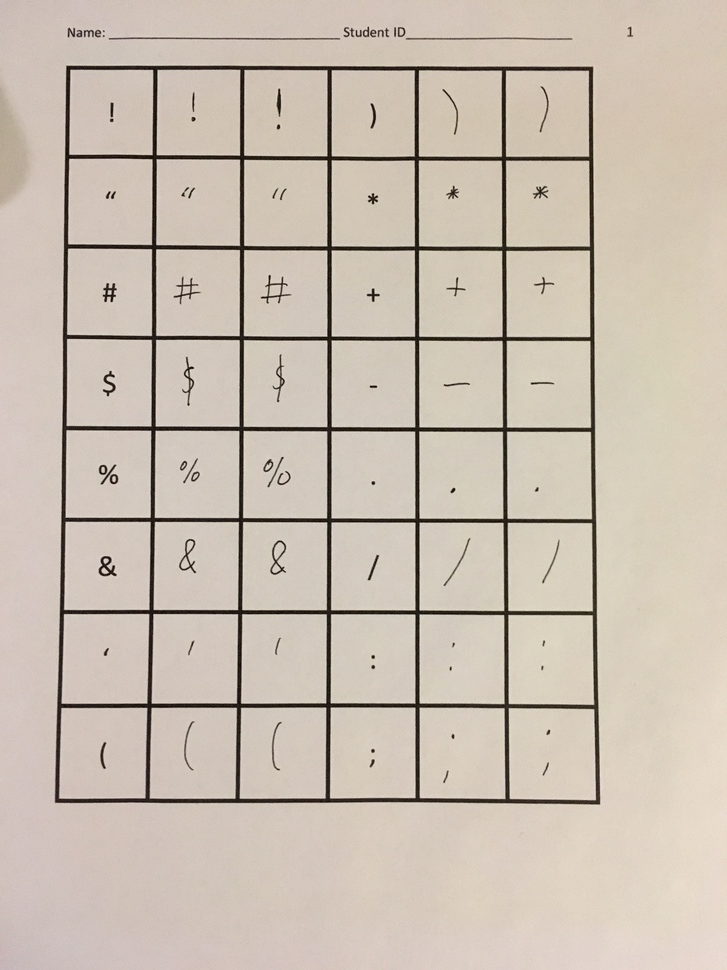
#> input picture dataprocessing/Example.JPG, 727 x 970 px, shrunk from 3024 x 4032 before the run
$ python -i line_processor.py   (imports and definitions only)
#> lines starting #> are read from the running program, lines starting #| are printed output that depends on the picture; after the words box and inside, x2 and y2 are one past the last pixel; in counts of white or black regions, pixels touching at a corner belong together
"""
Taken from https://stackoverflow.com/questions/45531074/how-to-merge-lines-after-houghlinesp
"""

import cv2
import numpy as np
import math
import matplotlib.image as mpimg

def get_lines(lines_in):
    if cv2.__version__ < '3.0':
        return lines_in[0]
    return [l[0] for l in lines_in]


def process_lines(image_src):
#> called with image_src = 'Example.JPG'
    img = cv2.imread(image_src)
#> img is the input picture: shape (970, 727, 3); mean B, G, R 177.6, 190.6, 202.1
    gray = cv2.cvtColor(img,cv2.COLOR_BGR2GRAY)
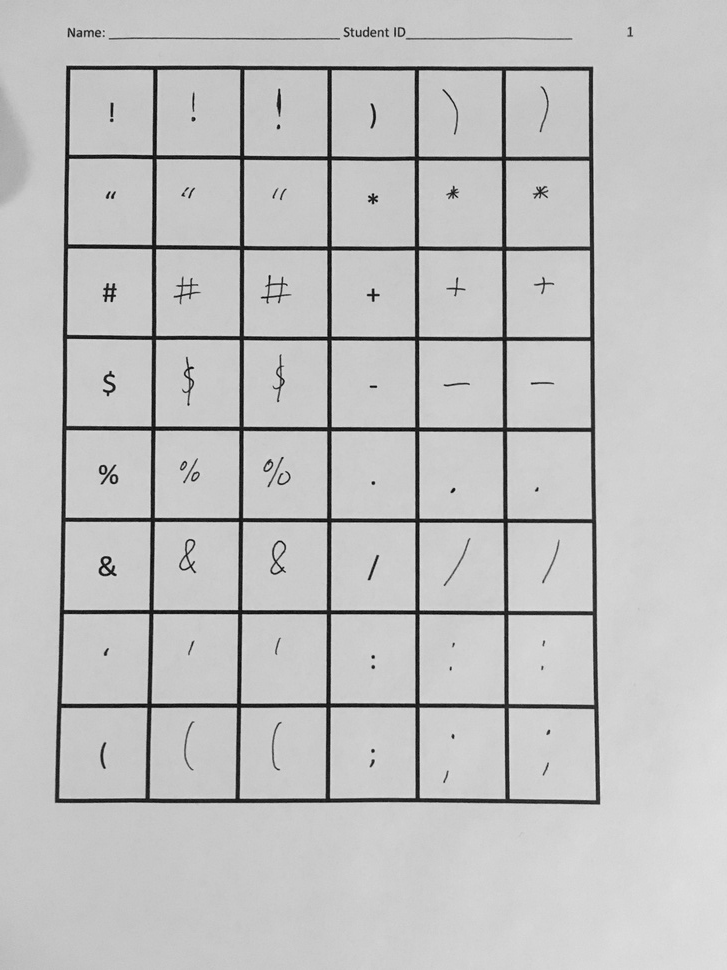
#> gray: shape (970, 727); min 3, max 229, mean 192.6

    ret, thresh1 = cv2.threshold(gray,127,255,cv2.THRESH_BINARY)
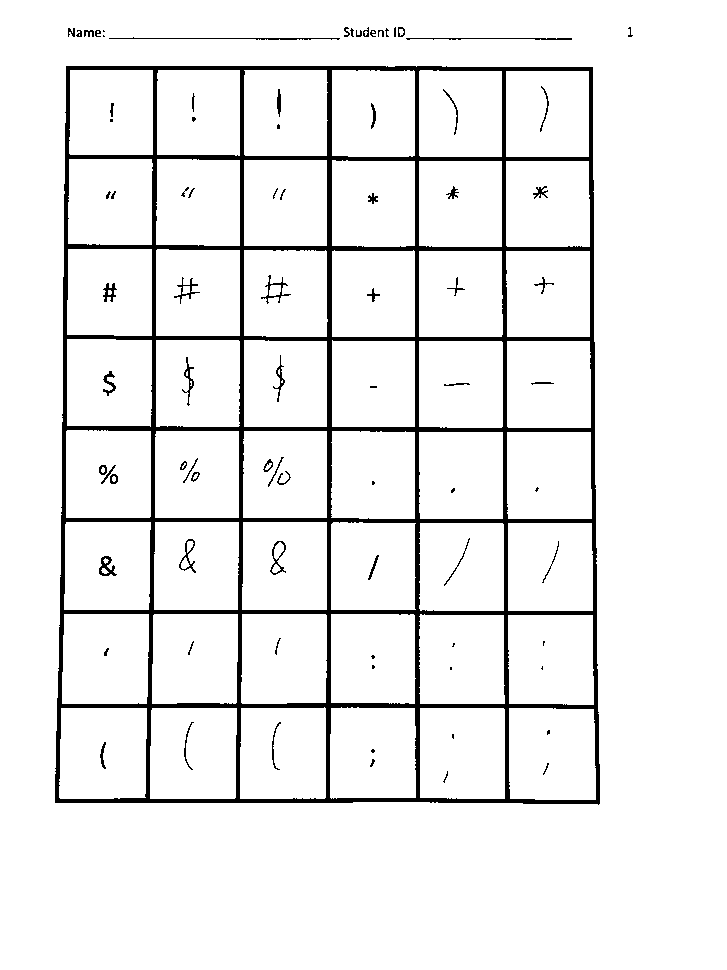
#> thresh1: shape (970, 727); 93.6% white; 85 black regions (24 under 20 px), largest, box (x1, y1, x2, y2) and area: (55, 66, 600, 805) 40640, (109, 37, 340, 40) 279, (406, 38, 572, 40) 213

    thresh1 = cv2.bitwise_not(thresh1)

    edges = cv2.Canny(thresh1, threshold1=50, threshold2=200, apertureSize = 3)
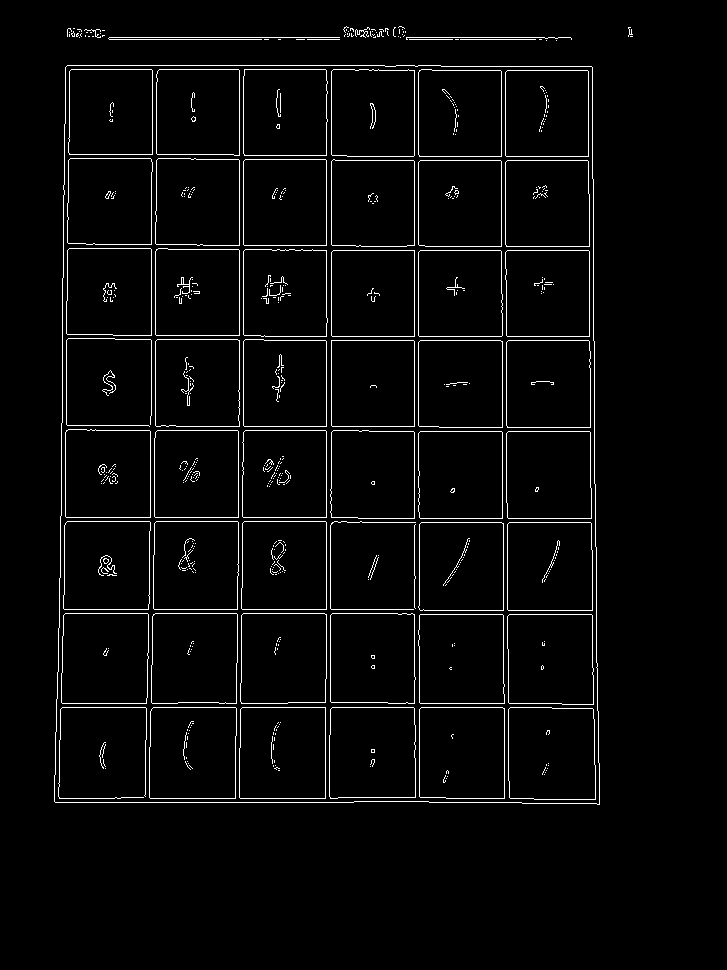
#> edges: shape (970, 727); 3.2% white in thin lines or dots, all inside (x1, y1, x2, y2) = (54, 26, 633, 805)

    lines = cv2.HoughLinesP(thresh1, rho=1, theta=np.pi/180, threshold=50,
                            minLineLength=50, maxLineGap=30)
#> lines = 109 rows, first 6: [328, 802, 328, 38], [416, 801, 416, 38], [330, 733, 330, 38], [418, 801, 418, 38], [505, 802, 505, 38], [58, 802, 69, 119]

    # l[0] - line; l[1] - angle
    for line in get_lines(lines):
        leftx, boty, rightx, topy = line
        cv2.line(img, (leftx, boty), (rightx,topy), (0,0,255), 6)
#> this loop made 109 passes
#> (leftx, boty, rightx, topy) on passes 1 to 12: (328, 802, 328, 38), (416, 801, 416, 38), (330, 733, 330, 38), (418, 801, 418, 38), (505, 802, 505, 38), (58, 802, 69, 119), (327, 802, 327, 38), (241, 707, 241, 38), (415, 801, 415, 38), (329, 802, 329, 38), (240, 746, 240, 38), (56, 802, 69, 66)
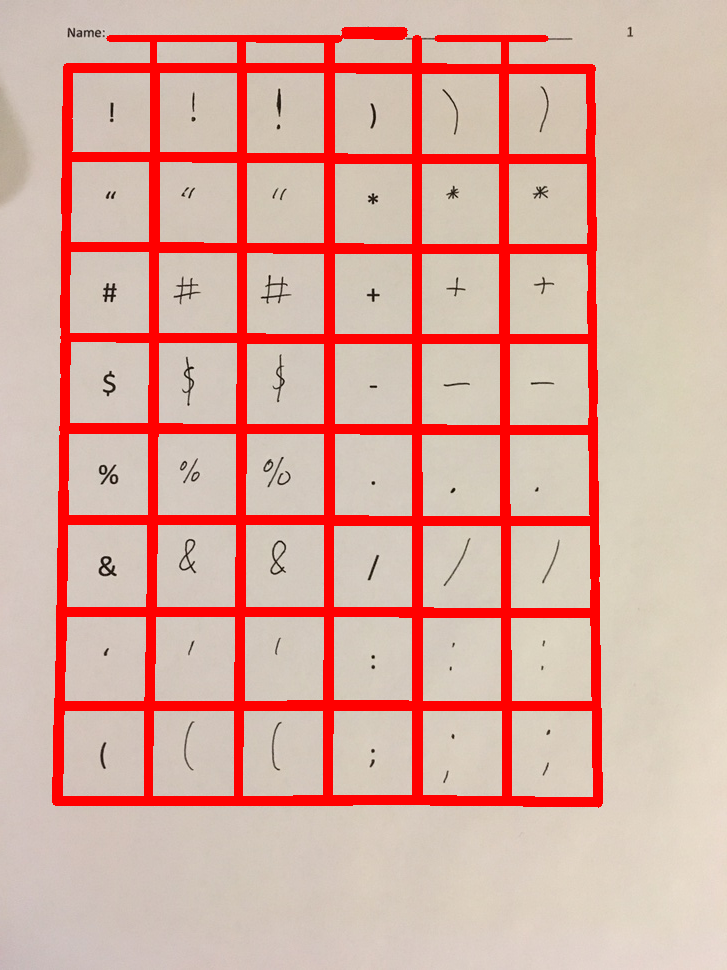
#> img: shape (970, 727, 3); 14.22% of pixels changed, all inside (x1, y1, x2, y2) = (52, 27, 603, 808)

    # merge lines

    #------------------
    # prepare
    _lines = []
    for _line in get_lines(lines):
        _lines.append([(_line[0], _line[1]),(_line[2], _line[3])])
#> this loop made 109 passes

    # sort
    _lines_x = []
    _lines_y = []
    for line_i in _lines:
        orientation_i = math.atan2((line_i[0][1]-line_i[1][1]),(line_i[0][0]-line_i[1][0]))
        if (abs(math.degrees(orientation_i)) > 45) and abs(math.degrees(orientation_i)) < (90+45):
            _lines_y.append(line_i)
        else:
            _lines_x.append(line_i)
#> this loop made 109 passes
#> (line_i, orientation_i) on passes 1 to 12: ([(328, 802), (328, 38)], 1.57), ([(416, 801), (416, 38)], 1.57), ([(330, 733), (330, 38)], 1.57), ([(418, 801), (418, 38)], 1.57), ([(505, 802), (505, 38)], 1.57), ([(58, 802), (69, 119)], 1.59), ([(327, 802), (327, 38)], 1.57), ([(241, 707), (241, 38)], 1.57), ([(415, 801), (415, 38)], 1.57), ([(329, 802), (329, 38)], 1.57), ([(240, 746), (240, 38)], 1.57), ([(56, 802), (69, 66)], 1.59)
#> orientation_i on passes 61 to 66: 3.14, 3.14, 1.57, 1.59, 1.57, 3.14

    _lines_x = sorted(_lines_x, key=lambda _line: _line[0][0])
    _lines_y = sorted(_lines_y, key=lambda _line: _line[0][1])

    merged_lines_x = merge_lines_pipeline_2(_lines_x)
#> the loop in merge_lines_pipeline_2, `for line in lines:` made 57 passes
#> line on passes 2 to 13: [(55, 800), (597, 800)], [(55, 801), (597, 801)], [(57, 707), (597, 707)], [(57, 704), (596, 704)], [(57, 705), (596, 705)], [(57, 706), (596, 706)], [(57, 802), (352, 802)], [(60, 613), (595, 613)], [(60, 612), (594, 612)], [(60, 611), (594, 611)], [(60, 610), (433, 610)], [(62, 429), (594, 429)]
#> line on pass 1: [(55, 799), (534, 799)]
#> the loop in merge_lines_pipeline_2, `for group in super_lines:` made 9 passes
    merged_lines_y = merge_lines_pipeline_2(_lines_y)
#> the loop in merge_lines_pipeline_2 (call 2), `for line in lines:` made 52 passes
#> line on passes 1 to 12: [(589, 70), (594, 403)], [(590, 70), (593, 246)], [(591, 71), (592, 134)], [(589, 129), (596, 576)], [(64, 213), (66, 70)], [(590, 233), (599, 803)], [(156, 245), (156, 70)], [(590, 291), (598, 804)], [(63, 327), (67, 70)], [(502, 341), (502, 70)], [(63, 373), (68, 70)], [(591, 418), (597, 803)]
#> the loop in merge_lines_pipeline_2 (call 2), `for group in super_lines:` made 7 passes

    merged_lines_all = []
    merged_lines_all.extend(merged_lines_x)
    merged_lines_all.extend(merged_lines_y)
    img_merged_lines = cv2.imread(image_src)
    for line in merged_lines_all:
        cv2.line(img_merged_lines, (line[0][0], line[0][1]), (line[1][0],line[1][1]), (0,0,255), 6)
#> this loop made 16 passes
#> line on passes 1 to 12: [(55, 799), (597, 802)], [(57, 707), (597, 707)], [(60, 613), (595, 613)], [(62, 429), (594, 431)], [(62, 519), (595, 519)], [(63, 338), (593, 339)], [(64, 248), (593, 250)], [(65, 157), (592, 160)], [(66, 68), (592, 70)], [(589, 70), (598, 804)], [(69, 66), (59, 802)], [(153, 38), (148, 802)]
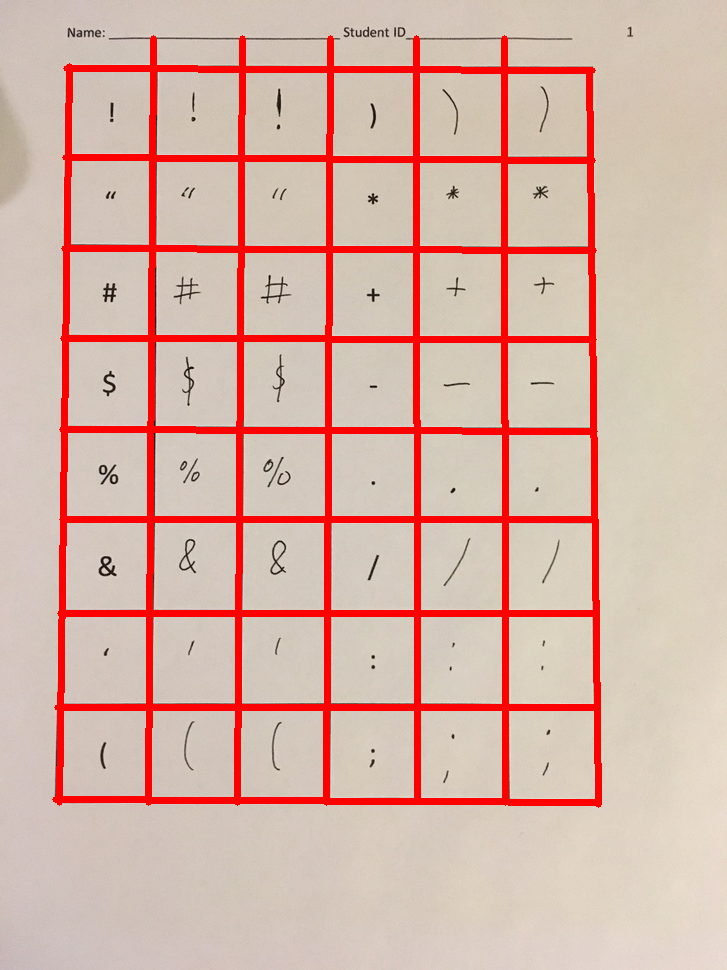
#> img_merged_lines: shape (970, 727, 3); 9.65% of pixels changed, all inside (x1, y1, x2, y2) = (52, 35, 602, 808)

    return merged_lines_all

def merge_lines_pipeline_2(lines):
    super_lines_final = []
    super_lines = []
    min_distance_to_merge = 30
    min_angle_to_merge = 30

    for line in lines:
        create_new_group = True
        group_updated = False

        for group in super_lines:
            for line2 in group:
                if get_distance(line2, line) < min_distance_to_merge:
                    # check the angle between lines
                    orientation_i = math.atan2((line[0][1]-line[1][1]),(line[0][0]-line[1][0]))
                    orientation_j = math.atan2((line2[0][1]-line2[1][1]),(line2[0][0]-line2[1][0]))

                    if int(abs(abs(math.degrees(orientation_i)) - abs(math.degrees(orientation_j)))) < min_angle_to_merge:
                        #print("angles", orientation_i, orientation_j)
                        #print(int(abs(orientation_i - orientation_j)))
                        group.append(line)

                        create_new_group = False
                        group_updated = True
                        break

            if group_updated:
                break

        if (create_new_group):
            new_group = []
            new_group.append(line)

            for idx, line2 in enumerate(lines):
                # check the distance between lines
                if get_distance(line2, line) < min_distance_to_merge:
                    # check the angle between lines
                    orientation_i = math.atan2((line[0][1]-line[1][1]),(line[0][0]-line[1][0]))
                    orientation_j = math.atan2((line2[0][1]-line2[1][1]),(line2[0][0]-line2[1][0]))

                    if int(abs(abs(math.degrees(orientation_i)) - abs(math.degrees(orientation_j)))) < min_angle_to_merge:
                        #print("angles", orientation_i, orientation_j)
                        #print(int(abs(orientation_i - orientation_j)))

                        new_group.append(line2)

                        # remove line from lines list
                        #lines[idx] = False
            # append new group
            super_lines.append(new_group)


    for group in super_lines:
        super_lines_final.append(merge_lines_segments1(group))

    return super_lines_final

def merge_lines_segments1(lines, use_log=False):
    if(len(lines) == 1):
        return lines[0]

    line_i = lines[0]

    # orientation
    orientation_i = math.atan2((line_i[0][1]-line_i[1][1]),(line_i[0][0]-line_i[1][0]))

    points = []
    for line in lines:
        points.append(line[0])
        points.append(line[1])

    if (abs(math.degrees(orientation_i)) > 45) and abs(math.degrees(orientation_i)) < (90+45):

        #sort by y
        points = sorted(points, key=lambda point: point[1])

        if use_log:
            print("use y")
    else:

        #sort by x
        points = sorted(points, key=lambda point: point[0])

        if use_log:
            print("use x")

    return [points[0], points[len(points)-1]]

# https://docs.scipy.org/doc/scipy/reference/generated/scipy.spatial.distance.cdist.html
# https://stackoverflow.com/questions/32702075/what-would-be-the-fastest-way-to-find-the-maximum-of-all-possible-distances-betw
def lines_close(line1, line2):
    dist1 = math.hypot(line1[0][0] - line2[0][0], line1[0][0] - line2[0][1])
    dist2 = math.hypot(line1[0][2] - line2[0][0], line1[0][3] - line2[0][1])
    dist3 = math.hypot(line1[0][0] - line2[0][2], line1[0][0] - line2[0][3])
    dist4 = math.hypot(line1[0][2] - line2[0][2], line1[0][3] - line2[0][3])

    if (min(dist1,dist2,dist3,dist4) < 100):
        return True
    else:
        return False

def lineMagnitude (x1, y1, x2, y2):
    lineMagnitude = math.sqrt(math.pow((x2 - x1), 2)+ math.pow((y2 - y1), 2))
    return lineMagnitude

#Calc minimum distance from a point and a line segment (i.e. consecutive vertices in a polyline).
# https://nodedangles.wordpress.com/2010/05/16/measuring-distance-from-a-point-to-a-line-segment/
# http://paulbourke.net/geometry/pointlineplane/
def DistancePointLine(px, py, x1, y1, x2, y2):
    #http://local.wasp.uwa.edu.au/~pbourke/geometry/pointline/source.vba
    LineMag = lineMagnitude(x1, y1, x2, y2)

    if LineMag < 0.00000001:
        DistancePointLine = 9999
        return DistancePointLine

    u1 = (((px - x1) * (x2 - x1)) + ((py - y1) * (y2 - y1)))
    u = u1 / (LineMag * LineMag)

    if (u < 0.00001) or (u > 1):
        #// closest point does not fall within the line segment, take the shorter distance
        #// to an endpoint
        ix = lineMagnitude(px, py, x1, y1)
        iy = lineMagnitude(px, py, x2, y2)
        if ix > iy:
            DistancePointLine = iy
        else:
            DistancePointLine = ix
    else:
        # Intersecting point is on the line, use the formula
        ix = x1 + u * (x2 - x1)
        iy = y1 + u * (y2 - y1)
        DistancePointLine = lineMagnitude(px, py, ix, iy)

    return DistancePointLine

def get_distance(line1, line2):
    dist1 = DistancePointLine(line1[0][0], line1[0][1],
                              line2[0][0], line2[0][1], line2[1][0], line2[1][1])
    dist2 = DistancePointLine(line1[1][0], line1[1][1],
                              line2[0][0], line2[0][1], line2[1][0], line2[1][1])
    dist3 = DistancePointLine(line2[0][0], line2[0][1],
                              line1[0][0], line1[0][1], line1[1][0], line1[1][1])
    dist4 = DistancePointLine(line2[1][0], line2[1][1],
                              line1[0][0], line1[0][1], line1[1][0], line1[1][1])


    return min(dist1,dist2,dist3,dist4)

>>> result = process_lines('Example.JPG')
